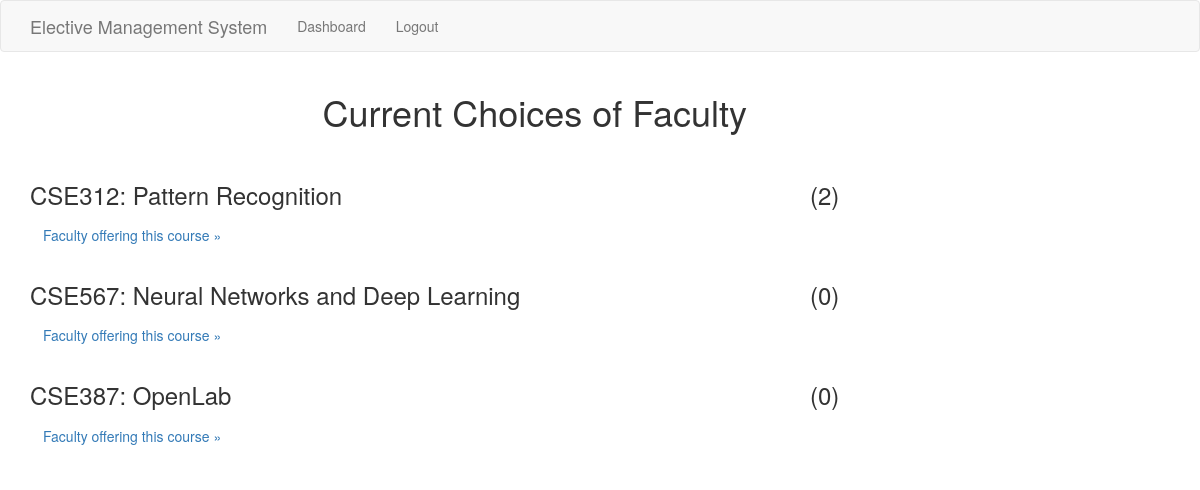
The app's page /ViewFacultyChoice (signed in), older data.
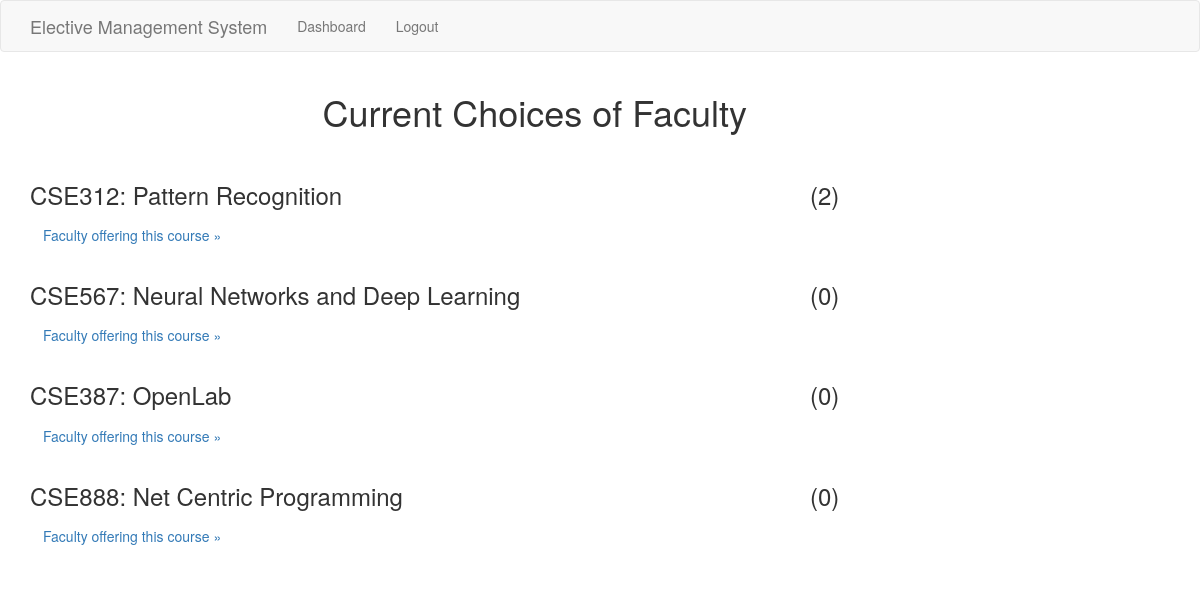
The same page, newer data.
### app/models.py (models this page shows, shortened)
class InitialElectiveList(db.Model):
    id = db.Column(db.Integer, primary_key = True)
    electiveID = db.Column(db.String(64), index = True, unique = True)
    electiveName = db.Column(db.String(64), index=True, unique=True)
    electiveDescription = db.Column(db.String(500))

### app/main/routes.py (the view)
@bp.route('/ViewFacultyChoice')
@login_required
def viewFacultyChoice():
    tmp = InitialElectiveList.query.all()
    tmp_list = []
    for x in tmp:
        tmp_list += [[x.electiveID, x.electiveName]]
    fac_list = {}
    for x in tmp_list:
        f = Faculty.query.filter_by(elective_id = x[0]).all()
        med_list = []
        for y in f:
            med = FacultyDetails.query.filter_by(fac_id = y.fac_id).first()
            med_list += [[med.name, med.fac_id]]
        fac_list[x[0]] = {'name' : x[1], 'faculty': med_list}
    print(fac_list)
    return render_template('ViewFacultyChoice2.html', title='Electives Chosen by Faculty', fac_list = fac_list)

### app/models.py (called while the page is built)
@login.user_loader
def load_user(id):
    return User.query.get(int(id))

### app/templates/ViewFacultyChoice2.html (shortened to what this page needs)
{% extends "base.html" %}
{% block app_content %}
<div class="row">
    <div class="col-md-6 col-md-offset-3">
        <h1> Current Choices of Faculty </h1>
    </div>
</div>
<br>
    {% for elective in fac_list %}
    <div class="span4 collapse-group">
        <div class="row">
                <div class="col-md-8">
                    <h3>{{elective + ": " + fac_list[elective]['name'] }}</h3>
                    <p><a class="btn" data-toggle="collapse" data-target="#{{'viewdetails' + elective}}"> Faculty offering this course &raquo;</a></p>
                </div>
                <div class = col-md-4>
                    <h3>{{" (" + (fac_list[elective]['faculty']|length)|string + ")"}}</h3>
                </div>
        </div>
    </div>
    {% endfor %}
{% endblock %}

### app/templates/base.html (shortened to what this page needs)
{% extends 'bootstrap/base.html' %}
{% block navbar %}
    <nav class="navbar navbar-default">
        <div class="container">
            <div class="navbar-header">
                <a class="navbar-brand" href="{{ url_for('main.index') }}">Elective Management System</a>
            </div>
            <div class="collapse navbar-collapse" id="bs-example-navbar-collapse-1">
                <ul class="nav navbar-nav">
                    <li><a href="{{ url_for('main.index') }}">Dashboard</a></li>
                    {% if current_user.is_anonymous %}
                    <li><a href="{{ url_for('auth.login') }}">Login</a></li>
                    {% elif current_user.is_authenticated %}
                    <li><a href="{{ url_for('auth.logout') }}" id = "logout">Logout</a></li>
                    {% endif %}
                </ul>
            </div>
        </div>
    </nav>
{% endblock %}
{% block content %}
    <div class="container">
        {% block app_content %}{% endblock %}
    </div>
{% endblock %}

Row changes from the older to the newer data that the page shows:
added InitialElectiveList: electiveID+electiveName "CSE888: Net Centric Programming", value "(0)"
